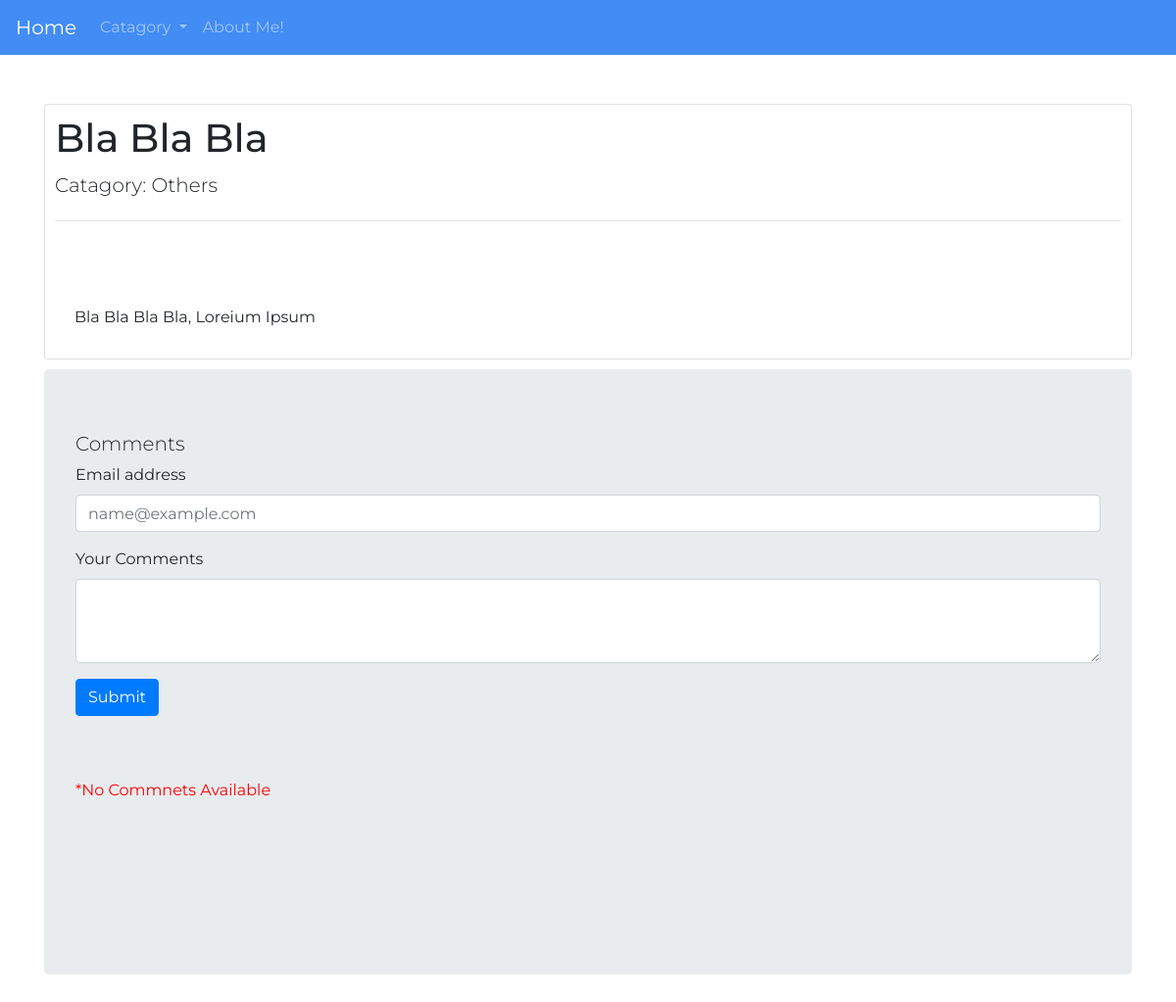
The page /first_app/seedetails/?id=2 on the database its author committed.
### first_app/models.py (models this page shows, shortened)
class Post(models.Model):
    PostId=models.AutoField(primary_key=True)
    Title=models.CharField(max_length=100)
    Body=models.CharField(max_length=1000000)
    Catagory=models.ForeignKey(Catagory)

class Catagory(models.Model):
    Name=models.CharField(max_length=40)
    def __str__(self):
        return self.Name

### first_app/views.py (the view)
def details(request):
     get_id=request.GET["id"]
     get_data=Post.objects.get(PostId=get_id)
     get_comments=Comment.objects.all().filter(PostId=get_id).order_by("-ComId")
     my_list={"catagory":catagory_list,"Post_data":get_data,"all_comments":get_comments}
     return render(request,"first_app/seedetails.html",my_list)

### templates/first_app/seedetails.html (shortened to what this page needs)
<!DOCTYPE html>
<html lang="en">
    {% extends 'first_app/base.html' %}
    {%block body_block%}
    <div class="card" style="padding:10px">
        <h1 class="card-title"  style="font-size: 40px">{{Post_data.Title}}</h1>
        <h4 class="display-4" style="font-size: 20px">Catagory: {{Post_data.Catagory}}</h4>
        <hr>
        <div class="card-body">
        <p style="margin-top:50px" class="card-text">
        {% autoescape off %}
            {{Post_data.Body}}
        {% endautoescape %}
        </p>
         </div>
    </div>
    <div class="jumbotron" style="margin-top:10px">
        <h3 class="display-3" style="font-size:20px">Comments</h3>
        <form action="{% url 'first_app:get_comments' %}?id={{Post_data.PostId}}" method="POST" id="comment_form">
            <div class="form-group">
                <label for="exampleFormControlInput1">Email address</label>
                <input type="email" class="form-control" placeholder="name@example.com" name="email" id="email">
            </div>
            <div class="form-group">
                <label for="exampleFormControlTextarea1">Your Comments</label>
                <textarea class="form-control" rows="3" name="message" id="textcomments"></textarea>
            </div>
              <input type="submit" value="Submit" name="submit" class="btn btn-primary">
        </form>
        <div class="jumbotron jumbotron-fluid" id="comments_div">
            {% if all_comments %}
                {% for com in all_comments %}
                    <p><b>{{com.Email}}</b><br>
                        <span style="margin-left:10px">{{com.Message}}</span>
                    </p>
                {% endfor %}
            {% else %}
                <p style="color:red">*No Commnets Available</p>
            {% endif %}
        </div>
    </div>
    {% endblock %}

### rows shown on the page
Post: Title "Bla Bla Bla", Catagory "Others", Body "Bla Bla Bla Bla, Loreium Ipsum"
